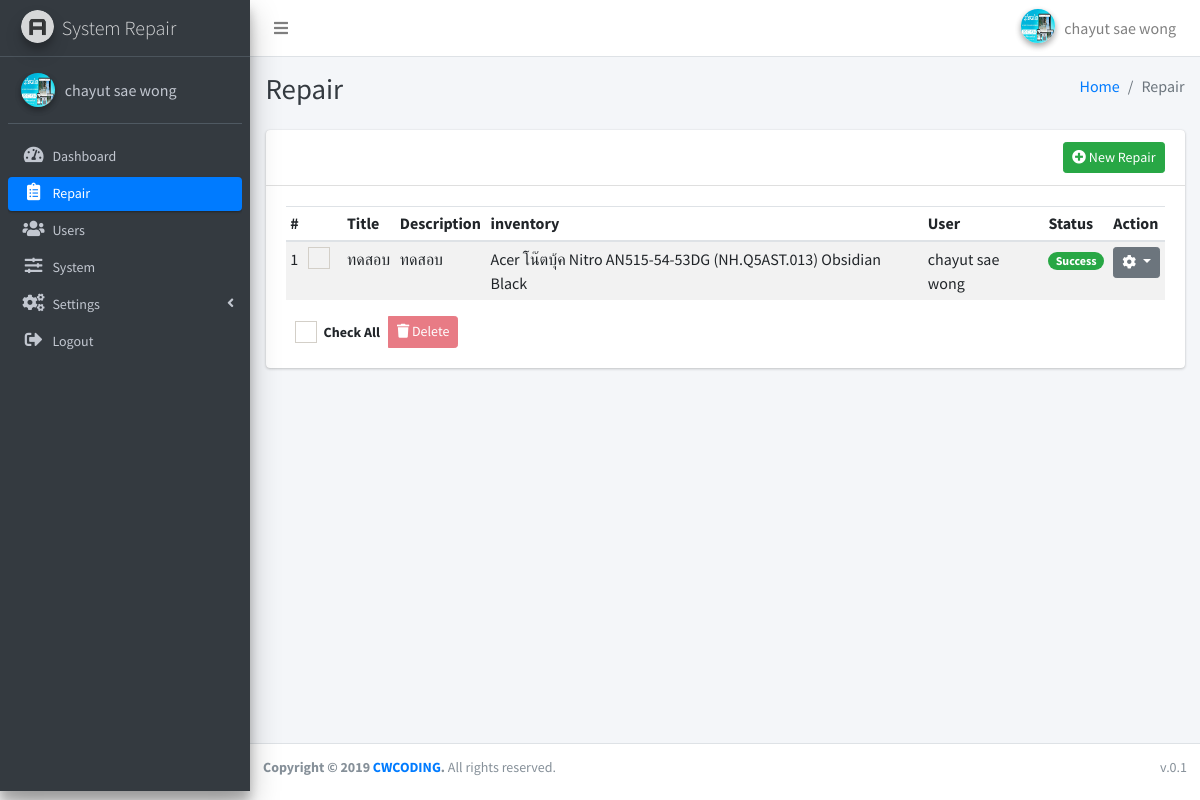
The app's page /index.php?page=repair (signed in) with its own data.
### tables this page shows
CREATE TABLE `system` (
  `id` int(11) NOT NULL,
  `title` varchar(100) NOT NULL,
  `name` varchar(100) NOT NULL,
  `updated_at` timestamp NOT NULL DEFAULT current_timestamp() ON UPDATE current_timestamp(),
  `created_at` timestamp NOT NULL DEFAULT current_timestamp()
);

CREATE TABLE `repair` (
  `id` int(11) NOT NULL,
  `inventory_id` int(11) NOT NULL,
  `title` varchar(100) NOT NULL,
  `description` text NOT NULL,
  `user_id` int(11) NOT NULL,
  `updated_at` timestamp NOT NULL DEFAULT current_timestamp() ON UPDATE current_timestamp(),
  `created_at` timestamp NOT NULL DEFAULT current_timestamp()
);

### db_function/function.php (called while the page is built, shortened)
<?php
function fetch_all($fields, $table, $conditions = NULL , $req = NULL){
    global $conn;
    try{
        $stmt = $conn->prepare("SELECT $fields FROM `$table` $conditions ");
        if(!empty($req)){
            foreach($req as $key => $v){
                $stmt->bindParam(":".$key,$v);
            }
        }
        $result = $stmt->execute();
        $data = array();
        while($row = $stmt->fetch(PDO::FETCH_ASSOC)){
          $data[] = $row;
        }
    }catch(PDOException $e){
        echo "Error: " . $e->getMessage();
        die();
    }
    return $data;
}
?>

### apps/repair/index.php (the view, shortened to what this page needs)
<?php
  $fields = "*";
  $table = "repair";
  $repair = fetch_all($fields, $table);
  $arr_repair_id = array();
  foreach($repair as $v){
    $arr_repair_id[] = $v["id"];
  }
  $r_id = implode(",", $arr_repair_id);
  $inventory = fetch_all("*","inventory");
  $inventory_txt = array();
  foreach($inventory as $inven){
    $inventory_txt[$inven["id"]] = $inven["name"];
  }
  $users = fetch_all("*","users");
  $users_txt = array();
  foreach($users as $user){
    $users_txt[$user["id"]] = $user["first_name"]." ".$user["last_name"];
  }
  $r_status = fetch_all("*","status");
  $status_txt = array();
  foreach($r_status as $status){
    $status_txt[$status["id"]] = $status["name"];
  }
if(!empty($repair)){
  $conditions = " WHERE repair_id IN ($r_id) ";
  $repair_details = fetch_all("*","repair_detail", $conditions);
  $arr_repair_detail_status = array();
  foreach($repair_details as $repair_detail){
    $arr_repair_detail_status[$repair_detail["repair_id"]] = $repair_detail["status_id"];
  }
}
?>
<div class="content-wrapper">
  <div class="content-header">
    <div class="container-fluid">
      <div class="row mb-2">
        <div class="col-sm-6">
          <h1 class="m-0 text-dark">Repair</h1>
        </div>
        <div class="col-sm-6">
          <ol class="breadcrumb float-sm-right">
            <li class="breadcrumb-item"><a href="./">Home</a></li>
            <li class="breadcrumb-item active">Repair</li>
          </ol>
        </div>
      </div>
    </div>
  </div>
  <div class="content">
    <div class="container-fluid">
      <div class="row">
        <div class="col-lg-12">
          <div class="card">
            <div class="card-header">
              <a href="?page=repair/add" class="btn btn-success btn-sm float-right"><i class="fas fa-plus-circle"></i>
                New Repair</a>
            </div>
            <div class="card-body">
              <form action="apps/repair/do_repair.php?action=delete_all" id="frm" method="POST">
                <div class="table-responsive">
                  <table class="table table-striped table-hover table-sm">
                    <thead>
                      <tr>
                        <th>#</th>
                        <th></th>
                        <th>Title</th>
                        <th>Description</th>
                        <th>inventory</th>
                        <th>User</th>
                        <th>Status</th>
                        <th>Action</th>
                      </tr>
                    </thead>
                    <tbody>
                      <?php
                $i = 1;
                  foreach($repair as $repair){
                    $status = $status_txt[$arr_repair_detail_status[$repair["id"]]];
                    if($arr_repair_detail_status[$repair["id"]] == 1){
                      $bg = "warning";
                    }elseif($arr_repair_detail_status[$repair["id"]] == 2){
                      $bg = "success";
                    }else{
                      $bg = "danger";
                    }
                ?>
                      <tr>
                        <td><?php echo $i++;?></td>
                        <td class="text-center">
                          <div class="icheck-primary d-inline">
                            <label for="checK_<?php echo $i;?>">
                            </label>
                          </div>
                        </td>
                        <td><?php echo $repair["title"];?></td>
                        <td><?php echo $repair["description"];?></td>
                        <td><?php echo $inventory_txt[$repair["inventory_id"]];?></td>
                        <td><?php echo $users_txt[$repair["user_id"]];?></td>
                        <td><span class="badge badge-<?php echo $bg;?> badge-pill"><?php echo $status;?></span></td>
                        <td>
                          <div class="dropdown">
                            <button class="btn btn-secondary btn-sm dropdown-toggle" type="button"
                              id="dropdownMenuButton" data-toggle="dropdown" aria-haspopup="true" aria-expanded="false">
                              <i class="fas fa-cog"></i>
                            </button>
                          </div>
                        </td>
                      </tr>
                      <?php } ?>
                    </tbody>
                  </table>
                </div>
                <div class="row">
                  <div class="col-md-12">
                    <div class="btn-group">
                      <button type="button" class="btn-sm btn">
                        <div class="icheck-primary d-inline">
                          <label for="checkall">Check All
                          </label>
                        </div>
                      </button>
                      <button type="button" class="btn-sm btn btn-danger btn-delete-all" disabled data-toggle="modal"
                        data-target="#modalDeleteAll"><i class="fas fa-trash"></i>
                        Delete</button>
                    </div>
                  </div>
                </div>
            </div>
          </div>
        </div>
      </div>
    </div>
  </div>
</div>

### include/sidebar.php (shortened to what this page needs)
<?php
$arr_users = array("users","users/add","users/edit");
$arr_repair = array("repair","repair/add","repair/edit");
$arr_dashboard = array("dashboard");
$arr_system = array("system");
$arr_settings = array("category","type","brand","inventory", "inventory/add","inventory/edit","status");
?>
<aside class="main-sidebar sidebar-dark-primary elevation-4">
  <a href="./" class="brand-link">
    <img src="dist/img/AdminLTELogo.png" alt="AdminLTE Logo" class="brand-image img-circle elevation-3"
      style="opacity: .8">
    <span class="brand-text font-weight-light"><?php echo $system["name"];?></span>
  </a>
  <div class="sidebar os-host os-theme-light os-host-overflow os-host-overflow-y os-host-resize-disabled os-host-scrollbar-horizontal-hidden os-host-transition">
    <div class="user-panel mt-3 pb-3 mb-3 d-flex">
      <div class="image">
        <?php if(!empty($_SESSION["PROFILE"])){ ?>
        <?php if(file_exists("uploads/users/".$_SESSION["PROFILE"])){ ?>
        <img src="uploads/users/<?php echo $_SESSION["PROFILE"];?>" class="img-circle elevation-2" alt="Profile-img"
          style="max-width:34px; max-height:34px; min-width:34px; min-height:34px;">
        <?php }else{ ?>
        <img src="dist/img/avatar04.png" class="img-circle elevation-2" alt="User Image">
        <?php } ?>
        <?php }else{ ?>
        <img src="dist/img/avatar04.png" class="img-circle elevation-2" alt="User Image">
        <?php } ?>
      </div>
      <div class="info">
        <a href="?page=profile" class="d-block"><?php echo $_SESSION["FIRST_NAME"] ." ". $_SESSION["LAST_NAME"];?></a>
      </div>
    </div>
    <nav class="mt-2">
      <ul class="nav nav-pills nav-sidebar flex-column nav-compact nav-child-indent text-sm" data-widget="treeview" role="menu" data-accordion="false">
        <li class="nav-item">
          <a href="?page=dashboard" class="nav-link <?php if(in_array($page, $arr_dashboard)){echo "active"; }?>">
            <i class="nav-icon fas fa-tachometer-alt"></i>
            <p>
              Dashboard
            </p>
          </a>
        </li>
        <li class="nav-item">
          <a href="?page=repair" class="nav-link <?php if(in_array($page, $arr_repair)){echo "active"; }?>">
            <i class="nav-icon fas fa-clipboard-list"></i>
            <p>
              Repair
            </p>
          </a>
        </li>
        <li class="nav-item">
          <a href="?page=users" class="nav-link <?php if(in_array($page, $arr_users)){echo "active"; }?>">
            <i class="nav-icon fas fa-users"></i>
            <p>
              Users
            </p>
          </a>
        </li>
        <li class="nav-item">
          <a href="?page=system" class="nav-link <?php if(in_array($page, $arr_system)){echo "active"; }?>">
            <i class="nav-icon fas fa-sliders-h"></i>
            <p>
              System
            </p>
          </a>
        </li>
        <li class="nav-item has-treeview <?php if(in_array($page, $arr_settings)){echo "menu-open"; }?>">
          <a href="#" class="nav-link <?php if(in_array($page, $arr_settings)){echo "active"; }?>">
            <i class="nav-icon fas fa-cogs"></i>
            <p>
              Settings
              <i class="right fas fa-angle-left"></i>
            </p>
          </a>
        </li>
        <li class="nav-item">
          <a href="javascript:void(0);" class="nav-link" data-toggle="modal" data-target="#logoutModal">
            <i class="nav-icon fas fa-sign-out-alt"></i>
            <p>
              Logout
            </p>
          </a>
        </li>
      </ul>
    </nav>
  </div>
</aside>

### records on screen
system: name "System Repair"
repair: title "ทดสอบ", description "ทดสอบ", inventory "Acer โน๊ตบุ้ค Nitro AN515-54-53DG (NH.Q5AST.013) Obsidian Black", user "chayut sae wong", id "Success"

### other values on screen
$_SESSION["FIRST_NAME"] "chayut"
$_SESSION["LAST_NAME"] "sae wong"
